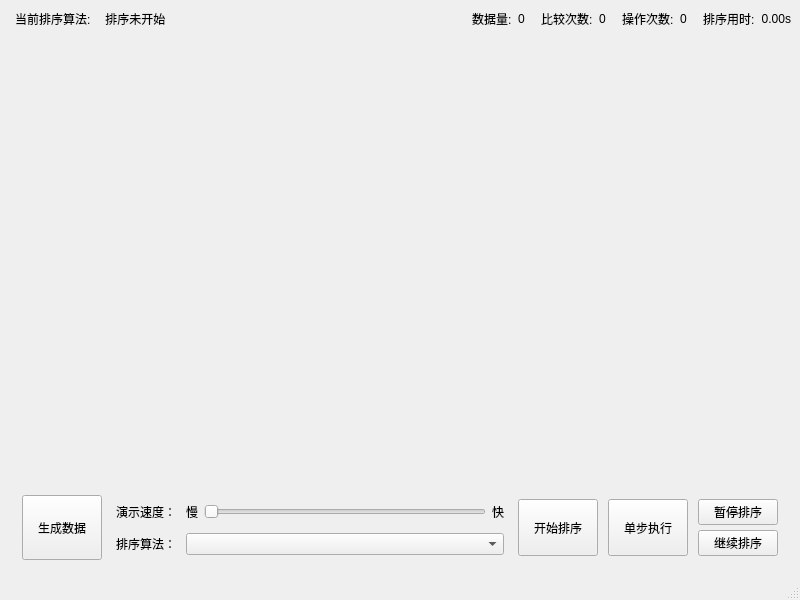
<?xml version="1.0" encoding="UTF-8"?>
<ui version="4.0">
 <class>MainWindow</class>
 <widget class="QMainWindow" name="MainWindow">
  <property name="geometry">
   <rect>
    <x>0</x>
    <y>0</y>
    <width>800</width>
    <height>600</height>
   </rect>
  </property>
  <property name="sizePolicy">
   <sizepolicy hsizetype="Preferred" vsizetype="Preferred">
    <horstretch>0</horstretch>
    <verstretch>1</verstretch>
   </sizepolicy>
  </property>
  <property name="minimumSize">
   <size>
    <width>800</width>
    <height>600</height>
   </size>
  </property>
  <property name="windowTitle">
   <string>MainWindow</string>
  </property>
  <property name="styleSheet">
   <string notr="true"/>
  </property>
  <widget class="QWidget" name="centralwidget">
   <property name="styleSheet">
    <string notr="true"/>
   </property>
   <layout class="QGridLayout" name="gridLayout_3">
    <item row="0" column="0">
     <layout class="QGridLayout" name="sortInfo">
      <item row="0" column="5">
       <widget class="QLabel" name="lable_static_sortingCompareCnt">
        <property name="styleSheet">
         <string notr="true">
padding: 0px;</string>
        </property>
        <property name="text">
         <string>比较次数:</string>
        </property>
        <property name="indent">
         <number>10</number>
        </property>
       </widget>
      </item>
      <item row="0" column="3">
       <widget class="QLabel" name="lable_static_sortingDataNum">
        <property name="styleSheet">
         <string notr="true">
padding: 0px;</string>
        </property>
        <property name="text">
         <string>数据量:</string>
        </property>
        <property name="indent">
         <number>10</number>
        </property>
       </widget>
      </item>
      <item row="0" column="1">
       <widget class="QLabel" name="label_algorithmShow">
        <property name="styleSheet">
         <string notr="true">font: 13px &quot;宋体&quot;;
padding: 0px;</string>
        </property>
        <property name="text">
         <string> 排序未开始</string>
        </property>
        <property name="indent">
         <number>5</number>
        </property>
       </widget>
      </item>
      <item row="0" column="8">
       <widget class="QLabel" name="label_oprtCnt">
        <property name="text">
         <string>0</string>
        </property>
        <property name="indent">
         <number>0</number>
        </property>
       </widget>
      </item>
      <item row="0" column="0">
       <widget class="QLabel" name="label_static_algorithmShow">
        <property name="styleSheet">
         <string notr="true">
padding: 0px;</string>
        </property>
        <property name="text">
         <string>当前排序算法:</string>
        </property>
        <property name="indent">
         <number>6</number>
        </property>
       </widget>
      </item>
      <item row="0" column="9">
       <widget class="QLabel" name="lable_static_sortingTime">
        <property name="styleSheet">
         <string notr="true">
padding: 0px;</string>
        </property>
        <property name="text">
         <string>排序用时:</string>
        </property>
        <property name="indent">
         <number>10</number>
        </property>
       </widget>
      </item>
      <item row="0" column="6">
       <widget class="QLabel" name="label_cmpCnt">
        <property name="text">
         <string>0</string>
        </property>
        <property name="indent">
         <number>0</number>
        </property>
       </widget>
      </item>
      <item row="0" column="10">
       <widget class="QLabel" name="label_sortingTime">
        <property name="text">
         <string>0.00s</string>
        </property>
        <property name="alignment">
         <set>Qt::AlignRight|Qt::AlignTrailing|Qt::AlignVCenter</set>
        </property>
        <property name="indent">
         <number>0</number>
        </property>
       </widget>
      </item>
      <item row="0" column="4">
       <widget class="QLabel" name="label_dataNum">
        <property name="styleSheet">
         <string notr="true"/>
        </property>
        <property name="text">
         <string>0</string>
        </property>
        <property name="indent">
         <number>0</number>
        </property>
       </widget>
      </item>
      <item row="0" column="7">
       <widget class="QLabel" name="lable_static_sortingSwapCnt">
        <property name="styleSheet">
         <string notr="true">padding: 0px;</string>
        </property>
        <property name="text">
         <string>操作次数:</string>
        </property>
        <property name="indent">
         <number>10</number>
        </property>
       </widget>
      </item>
      <item row="0" column="2">
       <spacer name="horizontalSpacer">
        <property name="orientation">
         <enum>Qt::Horizontal</enum>
        </property>
        <property name="sizeHint" stdset="0">
         <size>
          <width>148</width>
          <height>20</height>
         </size>
        </property>
       </spacer>
      </item>
     </layout>
    </item>
    <item row="1" column="0">
     <widget class="QWidget" name="ShowSortingVisulizaion" native="true">
      <property name="sizePolicy">
       <sizepolicy hsizetype="Preferred" vsizetype="Preferred">
        <horstretch>1</horstretch>
        <verstretch>1</verstretch>
       </sizepolicy>
      </property>
      <property name="minimumSize">
       <size>
        <width>760</width>
        <height>400</height>
       </size>
      </property>
      <property name="baseSize">
       <size>
        <width>0</width>
        <height>0</height>
       </size>
      </property>
      <property name="contextMenuPolicy">
       <enum>Qt::NoContextMenu</enum>
      </property>
      <property name="layoutDirection">
       <enum>Qt::LeftToRight</enum>
      </property>
      <layout class="QHBoxLayout" name="horizontalLayout_3">
       <item>
        <layout class="QHBoxLayout" name="hLayout_sortingVisulization">
         <property name="spacing">
          <number>2</number>
         </property>
         <property name="sizeConstraint">
          <enum>QLayout::SetMaximumSize</enum>
         </property>
         <property name="leftMargin">
          <number>1</number>
         </property>
         <property name="rightMargin">
          <number>0</number>
         </property>
        </layout>
       </item>
      </layout>
     </widget>
    </item>
    <item row="2" column="0">
     <widget class="QWidget" name="oprtButton" native="true">
      <layout class="QHBoxLayout" name="horizontalLayout_2">
       <property name="spacing">
        <number>10</number>
       </property>
       <property name="sizeConstraint">
        <enum>QLayout::SetNoConstraint</enum>
       </property>
       <item>
        <layout class="QVBoxLayout" name="verticalLayout">
         <property name="leftMargin">
          <number>4</number>
         </property>
         <property name="topMargin">
          <number>0</number>
         </property>
         <property name="rightMargin">
          <number>4</number>
         </property>
         <item>
          <widget class="QPushButton" name="btn_dataGenerate">
           <property name="sizePolicy">
            <sizepolicy hsizetype="Minimum" vsizetype="Preferred">
             <horstretch>0</horstretch>
             <verstretch>0</verstretch>
            </sizepolicy>
           </property>
           <property name="toolTip">
            <string/>
           </property>
           <property name="statusTip">
            <string>生成新数据，开始新的排序。 （若处于排序过程中，则会停止正在进行的排序）</string>
           </property>
           <property name="whatsThis">
            <string/>
           </property>
           <property name="styleSheet">
            <string notr="true">font: 13px &quot;宋体&quot;;</string>
           </property>
           <property name="text">
            <string>生成数据</string>
           </property>
          </widget>
         </item>
        </layout>
       </item>
       <item>
        <layout class="QGridLayout" name="gridLayout" rowstretch="1,1">
         <property name="topMargin">
          <number>5</number>
         </property>
         <property name="bottomMargin">
          <number>5</number>
         </property>
         <item row="0" column="0">
          <widget class="QLabel" name="lable_static_sortingSpeed">
           <property name="styleSheet">
            <string notr="true">font: 13px &quot;宋体&quot;;</string>
           </property>
           <property name="text">
            <string>演示速度：</string>
           </property>
          </widget>
         </item>
         <item row="1" column="0">
          <widget class="QLabel" name="label_static_sortingAlgorithm">
           <property name="styleSheet">
            <string notr="true">font: 13px &quot;宋体&quot;;</string>
           </property>
           <property name="text">
            <string>排序算法：</string>
           </property>
          </widget>
         </item>
         <item row="1" column="1">
          <widget class="QComboBox" name="comboBox_sortingalgorithm">
           <property name="sizePolicy">
            <sizepolicy hsizetype="Preferred" vsizetype="Preferred">
             <horstretch>1</horstretch>
             <verstretch>0</verstretch>
            </sizepolicy>
           </property>
           <property name="styleSheet">
            <string notr="true">font: 13px &quot;宋体&quot;;</string>
           </property>
          </widget>
         </item>
         <item row="0" column="1">
          <widget class="QWidget" name="widget_3" native="true">
           <property name="sizePolicy">
            <sizepolicy hsizetype="Preferred" vsizetype="Preferred">
             <horstretch>0</horstretch>
             <verstretch>0</verstretch>
            </sizepolicy>
           </property>
           <property name="styleSheet">
            <string notr="true">font: 13px &quot;宋体&quot;;
padding: 0px;</string>
           </property>
           <layout class="QHBoxLayout" name="horizontalLayout">
            <property name="leftMargin">
             <number>0</number>
            </property>
            <property name="topMargin">
             <number>0</number>
            </property>
            <property name="rightMargin">
             <number>0</number>
            </property>
            <property name="bottomMargin">
             <number>0</number>
            </property>
            <item>
             <widget class="QLabel" name="label_static_slow">
              <property name="styleSheet">
               <string notr="true">font: 13px &quot;宋体&quot;;
padding: 0px;</string>
              </property>
              <property name="text">
               <string>慢</string>
              </property>
             </widget>
            </item>
            <item>
             <widget class="QSlider" name="slider_sortingSpeed">
              <property name="orientation">
               <enum>Qt::Horizontal</enum>
              </property>
             </widget>
            </item>
            <item>
             <widget class="QLabel" name="label_static_fast">
              <property name="text">
               <string>快</string>
              </property>
             </widget>
            </item>
           </layout>
          </widget>
         </item>
        </layout>
       </item>
       <item>
        <layout class="QGridLayout" name="gridLayout_2">
         <property name="sizeConstraint">
          <enum>QLayout::SetMinAndMaxSize</enum>
         </property>
         <property name="leftMargin">
          <number>4</number>
         </property>
         <property name="topMargin">
          <number>4</number>
         </property>
         <property name="rightMargin">
          <number>4</number>
         </property>
         <property name="bottomMargin">
          <number>4</number>
         </property>
         <property name="horizontalSpacing">
          <number>10</number>
         </property>
         <property name="verticalSpacing">
          <number>5</number>
         </property>
         <item row="0" column="1" rowspan="2">
          <widget class="QPushButton" name="btn_oneStep">
           <property name="sizePolicy">
            <sizepolicy hsizetype="Minimum" vsizetype="Preferred">
             <horstretch>0</horstretch>
             <verstretch>1</verstretch>
            </sizepolicy>
           </property>
           <property name="toolTip">
            <string>单步执行当前排序，点击一次执行一步</string>
           </property>
           <property name="toolTipDuration">
            <number>2000</number>
           </property>
           <property name="whatsThis">
            <string/>
           </property>
           <property name="styleSheet">
            <string notr="true">font: 13px &quot;宋体&quot;;</string>
           </property>
           <property name="text">
            <string>单步执行</string>
           </property>
          </widget>
         </item>
         <item row="0" column="2">
          <widget class="QPushButton" name="btn_sortingPause">
           <property name="toolTip">
            <string>暂停当前排序</string>
           </property>
           <property name="toolTipDuration">
            <number>2000</number>
           </property>
           <property name="statusTip">
            <string/>
           </property>
           <property name="whatsThis">
            <string/>
           </property>
           <property name="styleSheet">
            <string notr="true">font: 13px &quot;宋体&quot;;</string>
           </property>
           <property name="text">
            <string>暂停排序</string>
           </property>
          </widget>
         </item>
         <item row="0" column="0" rowspan="2">
          <widget class="QPushButton" name="btn_sortingStart">
           <property name="sizePolicy">
            <sizepolicy hsizetype="Minimum" vsizetype="Preferred">
             <horstretch>0</horstretch>
             <verstretch>0</verstretch>
            </sizepolicy>
           </property>
           <property name="toolTip">
            <string>开始当前选择的排序。 注意：排序过程中无法改变窗口大小！</string>
           </property>
           <property name="toolTipDuration">
            <number>2500</number>
           </property>
           <property name="statusTip">
            <string>开始当前选择的排序。 注意：排序过程中无法改变窗口大小！</string>
           </property>
           <property name="whatsThis">
            <string/>
           </property>
           <property name="styleSheet">
            <string notr="true">font: 13px &quot;宋体&quot;;</string>
           </property>
           <property name="text">
            <string>开始排序</string>
           </property>
          </widget>
         </item>
         <item row="1" column="2">
          <widget class="QPushButton" name="btn_sortingContinue">
           <property name="toolTip">
            <string>继续暂停的排序</string>
           </property>
           <property name="toolTipDuration">
            <number>2000</number>
           </property>
           <property name="whatsThis">
            <string/>
           </property>
           <property name="styleSheet">
            <string notr="true">font: 13px &quot;宋体&quot;;</string>
           </property>
           <property name="text">
            <string>继续排序</string>
           </property>
          </widget>
         </item>
        </layout>
       </item>
      </layout>
     </widget>
    </item>
   </layout>
  </widget>
  <widget class="QStatusBar" name="statusbar"/>
  <widget class="QMenuBar" name="menubar">
   <property name="geometry">
    <rect>
     <x>0</x>
     <y>0</y>
     <width>800</width>
     <height>21</height>
    </rect>
   </property>
  </widget>
 </widget>
 <resources/>
 <connections/>
</ui>
